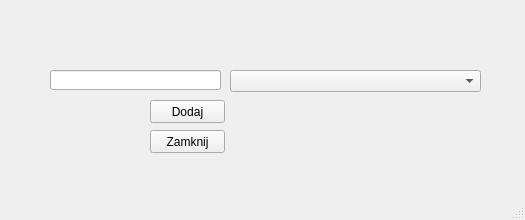
<?xml version="1.0" encoding="UTF-8"?>
<ui version="4.0">
 <class>UrzadzeniaDodajNrSeryjny</class>
 <widget class="QMainWindow" name="UrzadzeniaDodajNrSeryjny">
  <property name="geometry">
   <rect>
    <x>0</x>
    <y>0</y>
    <width>525</width>
    <height>220</height>
   </rect>
  </property>
  <property name="windowTitle">
   <string>MainWindow</string>
  </property>
  <widget class="QWidget" name="centralwidget">
   <widget class="QComboBox" name="comboBoxDodajNrSeryjny">
    <property name="geometry">
     <rect>
      <x>230</x>
      <y>70</y>
      <width>251</width>
      <height>22</height>
     </rect>
    </property>
   </widget>
   <widget class="QLineEdit" name="lineEditDodajNrSeryjny">
    <property name="geometry">
     <rect>
      <x>50</x>
      <y>70</y>
      <width>171</width>
      <height>20</height>
     </rect>
    </property>
   </widget>
   <widget class="QPushButton" name="pushButton">
    <property name="geometry">
     <rect>
      <x>150</x>
      <y>100</y>
      <width>75</width>
      <height>23</height>
     </rect>
    </property>
    <property name="text">
     <string>Dodaj</string>
    </property>
   </widget>
   <widget class="QPushButton" name="pushButton_2">
    <property name="geometry">
     <rect>
      <x>150</x>
      <y>130</y>
      <width>75</width>
      <height>23</height>
     </rect>
    </property>
    <property name="text">
     <string>Zamknij</string>
    </property>
   </widget>
  </widget>
  <widget class="QMenuBar" name="menubar">
   <property name="geometry">
    <rect>
     <x>0</x>
     <y>0</y>
     <width>525</width>
     <height>21</height>
    </rect>
   </property>
  </widget>
  <widget class="QStatusBar" name="statusbar"/>
 </widget>
 <resources/>
 <connections/>
</ui>
